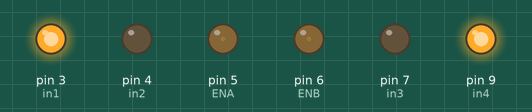
The sketch below on a simulated Arduino Uno, built with avr-gcc and run on an emulated ATmega328P. Shown: output pins drawn as LEDs (lit = HIGH).

Above: at 0.1 s.
At 9.1 s:
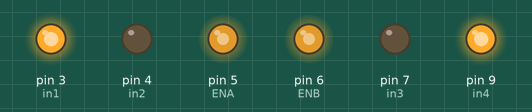
At 18.6 s:
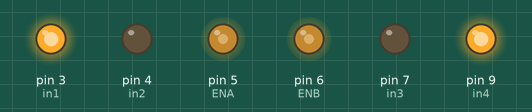
At 28.1 s:
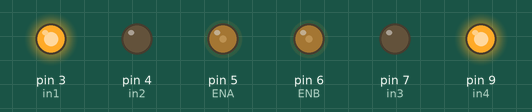
At 37.6 s:
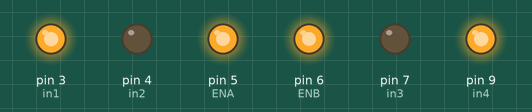
Timing chart, 0 to 40.0 s (numbered marks = the images above):
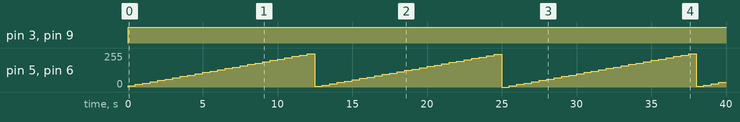

The sketch:

ptato_but_working_servo_variable_speed.ino
```cpp
#define ENA 5
#define ENB 6
#define in1 3
#define in2 4
#define in3 7
#define in4 9

void setup() {
  pinMode(in1,OUTPUT);
  pinMode(in2,OUTPUT);
  pinMode(in3,OUTPUT);
  pinMode(in4,OUTPUT);
  pinMode(ENA,OUTPUT);
  pinMode(ENB,OUTPUT);
}

int count = 0;

void loop() {
  count = (count +10)%255;

  analogWrite(ENA,count);
  analogWrite(ENB,count);
  digitalWrite(in1 , HIGH);
  digitalWrite(in2 , LOW);
  digitalWrite(in3 , LOW);
  digitalWrite(in4 , HIGH);

  delay ( 500 ) ;
//
//  digitalWrite(in2 , HIGH);
//  digitalWrite(in1 , LOW);
//  digitalWrite(in4 , LOW);
//  digitalWrite(in3 , HIGH);
//
//  delay(1000);

//
//  digitalWrite(in1 , HIGH);
//  digitalWrite(in2 , LOW);
//  digitalWrite(in4 , LOW);
//  digitalWrite(in3 , HIGH);
//
//  delay(1000);
//
//  digitalWrite(in1 , HIGH);
//  digitalWrite(in2 , LOW);
//  digitalWrite(in4 , LOW);
//  digitalWrite(in3 , HIGH);
//
//  delay(1000);
//
}
```

Measured:
- by itself, pin 3 (in1), pin 9 (in4): LOW → HIGH at 0.00 s
- by itself, pin 5 (ENA), pin 6 (ENB): ramps from 0/255 to 250/255 and jumps back, once every 12.8 s
